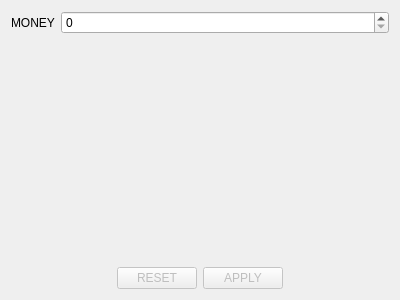
<?xml version="1.0" encoding="UTF-8"?>
<ui version="4.0">
 <class>Section9Tab</class>
 <widget class="QWidget" name="Section9Tab">
  <property name="geometry">
   <rect>
    <x>0</x>
    <y>0</y>
    <width>400</width>
    <height>300</height>
   </rect>
  </property>
  <property name="windowTitle">
   <string notr="true">Form</string>
  </property>
  <layout class="QVBoxLayout" name="verticalLayout">
   <item>
    <layout class="QFormLayout" name="formLayout">
     <item row="0" column="0">
      <widget class="QLabel" name="label">
       <property name="text">
        <string>MONEY</string>
       </property>
      </widget>
     </item>
     <item row="0" column="1">
      <widget class="QSpinBox" name="moneyCB">
       <property name="maximum">
        <number>999999</number>
       </property>
      </widget>
     </item>
    </layout>
   </item>
   <item>
    <layout class="QHBoxLayout" name="horizontalLayout_3">
     <item>
      <spacer name="horizontalSpacer">
       <property name="orientation">
        <enum>Qt::Horizontal</enum>
       </property>
       <property name="sizeHint" stdset="0">
        <size>
         <width>40</width>
         <height>20</height>
        </size>
       </property>
      </spacer>
     </item>
     <item>
      <widget class="QPushButton" name="resetButton">
       <property name="enabled">
        <bool>false</bool>
       </property>
       <property name="text">
        <string>RESET</string>
       </property>
      </widget>
     </item>
     <item>
      <widget class="QPushButton" name="applyButton">
       <property name="enabled">
        <bool>false</bool>
       </property>
       <property name="text">
        <string>APPLY</string>
       </property>
      </widget>
     </item>
     <item>
      <spacer name="horizontalSpacer_2">
       <property name="orientation">
        <enum>Qt::Horizontal</enum>
       </property>
       <property name="sizeHint" stdset="0">
        <size>
         <width>40</width>
         <height>20</height>
        </size>
       </property>
      </spacer>
     </item>
    </layout>
   </item>
  </layout>
 </widget>
 <resources/>
 <connections/>
</ui>
